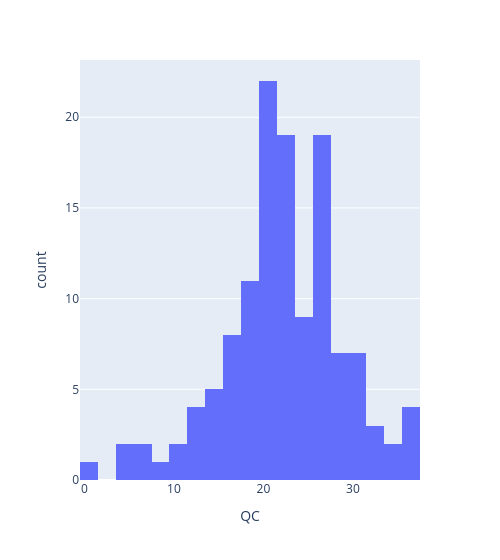

Here is the notebook cell this chart was saved with:
### Markdown cell above
Let us get some more statistics on our traces:

### Code cell
import plotly.express as px
px.histogram(traces.groupby(level='trace_ID').sum(), x='QC', width=500)

### Figure 1 — Plotly figure (JSON) as saved in the notebook; plotly's stock layout.template omitted (floating-point values rounded to 4 significant figures)
{"data": [{"alignmentgroup": "True", "bingroup": "x", "hoverlabel": {"namelength": 0}, "hovertemplate": "QC=%{x}<br>count=%{y}", "legendgroup": "", "marker": {"color": "#636efa"}, "name": "", "offsetgroup": "", "orientation": "v", "showlegend": false, "type": "histogram", "x": [23, 23, 17, 27, 23, 26, 17, 12, 26, 25, 20, 36, 21, 17, 22, 16, 33, 14, 22, 17, 22, 27, 21, 6, 34, 20, 27, 22, 21, 30, 31, 31, 28, 20, 24, 24, 21, 36, 7, 20, 11, 26, 19, 30, 22, 5, 23, 27, 27, 26, 25, 5, 16, 27, 30, 20, 22, 23, 27, 30, 25, 9, 16, 21, 29, 18, 15, 21, 13, 27, 24, 21, 10, 27, 21, 23, 21, 27, 26, 33, 29, 20, 32, 36, 19, 22, 14, 25, 17, 28, 19, 28, 21, 26, 18, 23, 19, 23, 14, 25, 36, 31, 20, 26, 22, 20, 21, 19, 15, 23, 18, 21, 21, 19, 35, 29, 24, 28, 26, 13, 0, 26, 12, 19, 23, 20, 22, 19], "xaxis": "x", "yaxis": "y"}], "layout": {"barmode": "relative", "legend": {"tracegroupgap": 0}, "margin": {"t": 60}, "width": 500, "xaxis": {"anchor": "y", "domain": [0, 1], "title": {"text": "QC"}}, "yaxis": {"anchor": "x", "domain": [0, 1], "title": {"text": "count"}}}}
